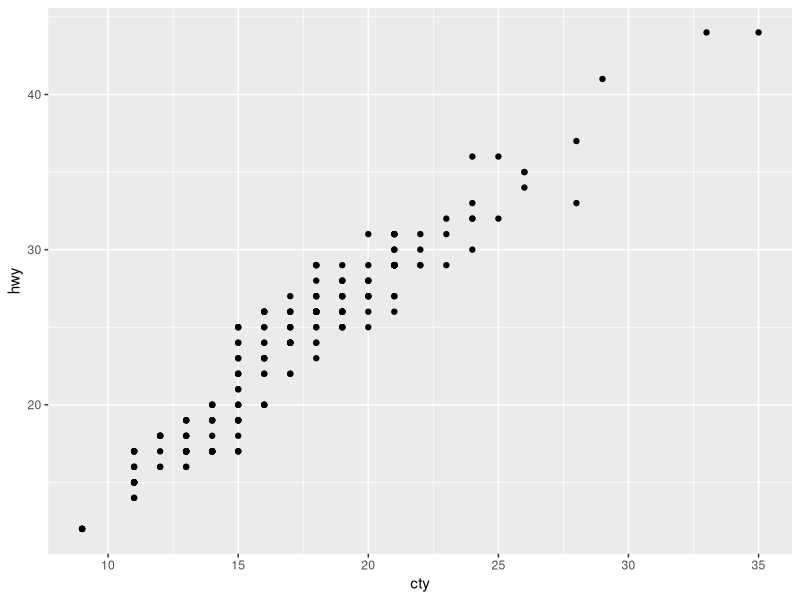
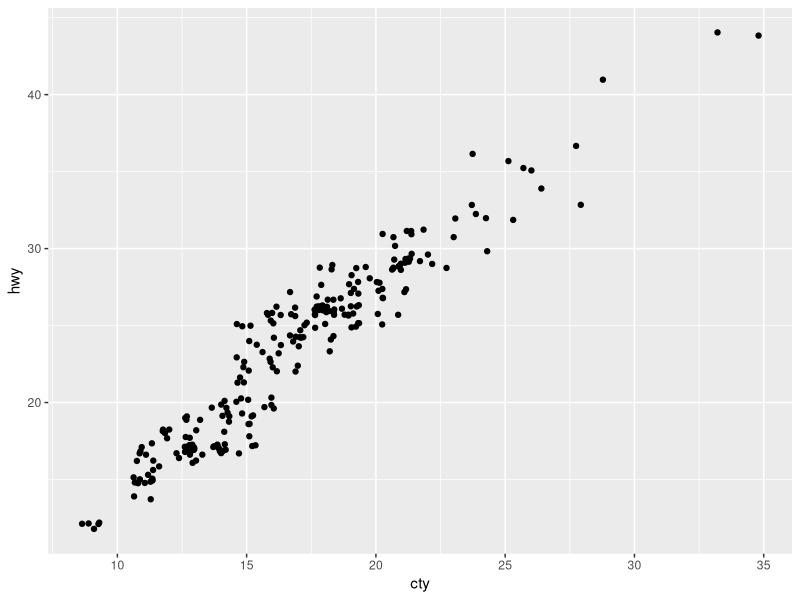
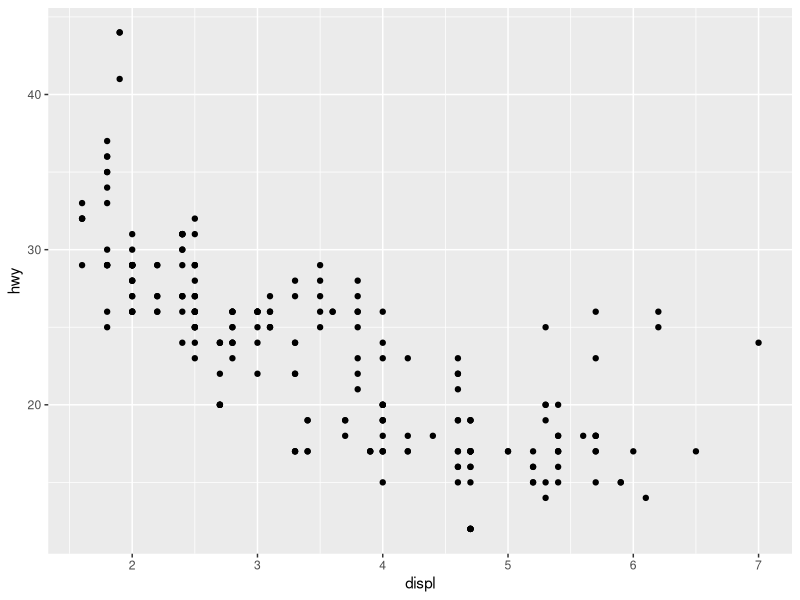
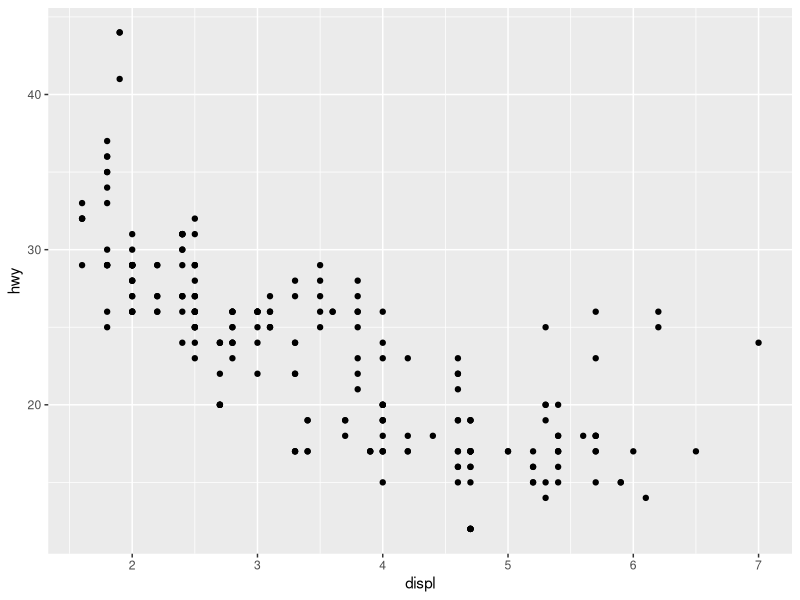
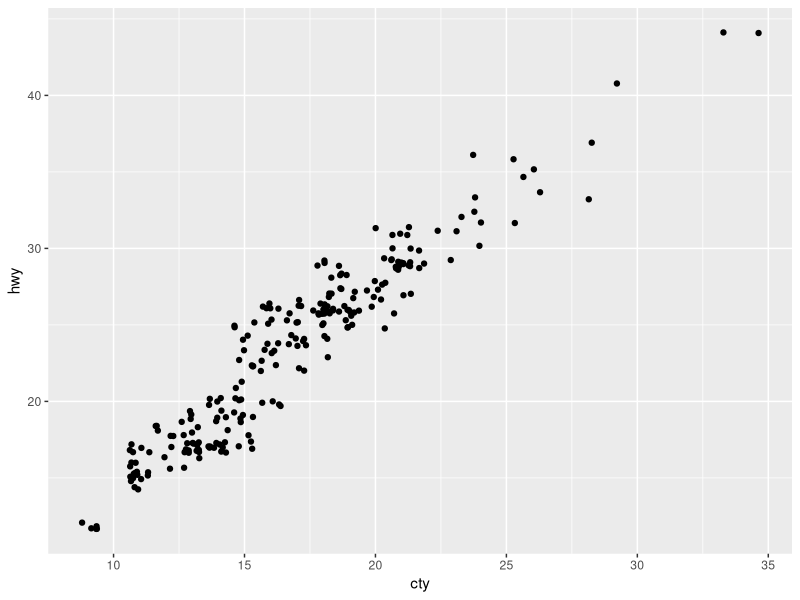
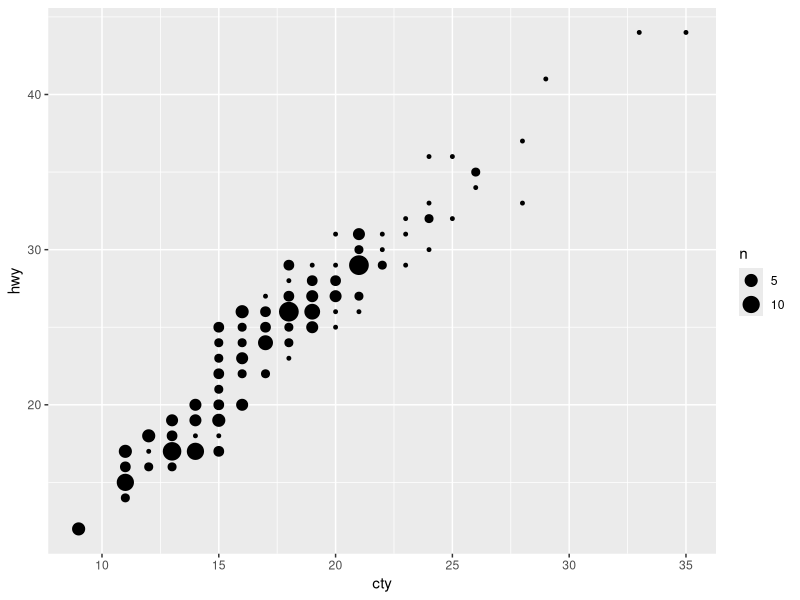
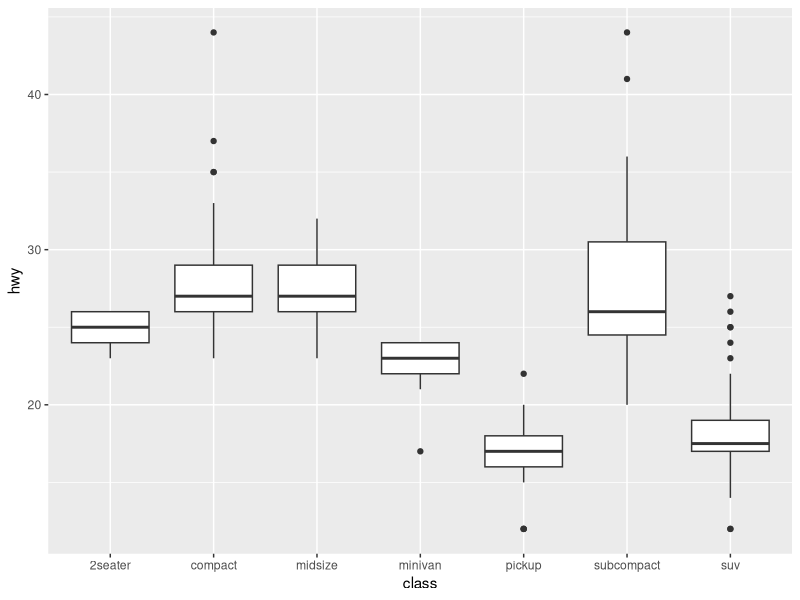

Generate these figures, in order, with R:
## ---- chunk 1
#| output: false
# Loading Packages
library(tidyverse)
## ---- chunk 2
ggplot(mpg, aes(x = cty, y = hwy)) + 
  geom_point()
## ---- chunk 3
ggplot(mpg, aes(x = cty, y = hwy)) + 
  geom_jitter()
## ---- chunk 4
ggplot(mpg, aes(x = displ, y = hwy)) +
  geom_point()
ggplot(mpg, aes(x = displ, y = hwy)) +
  geom_point(position = "identity")
## ---- chunk 5
ggplot(mpg, aes(x = cty, y = hwy)) + 
  geom_jitter()
ggplot(mpg, aes(x = cty, y = hwy)) + 
  geom_count()
## ---- chunk 6
mpg |> ggplot() + 
  geom_boxplot(aes(x = class, y = hwy))
